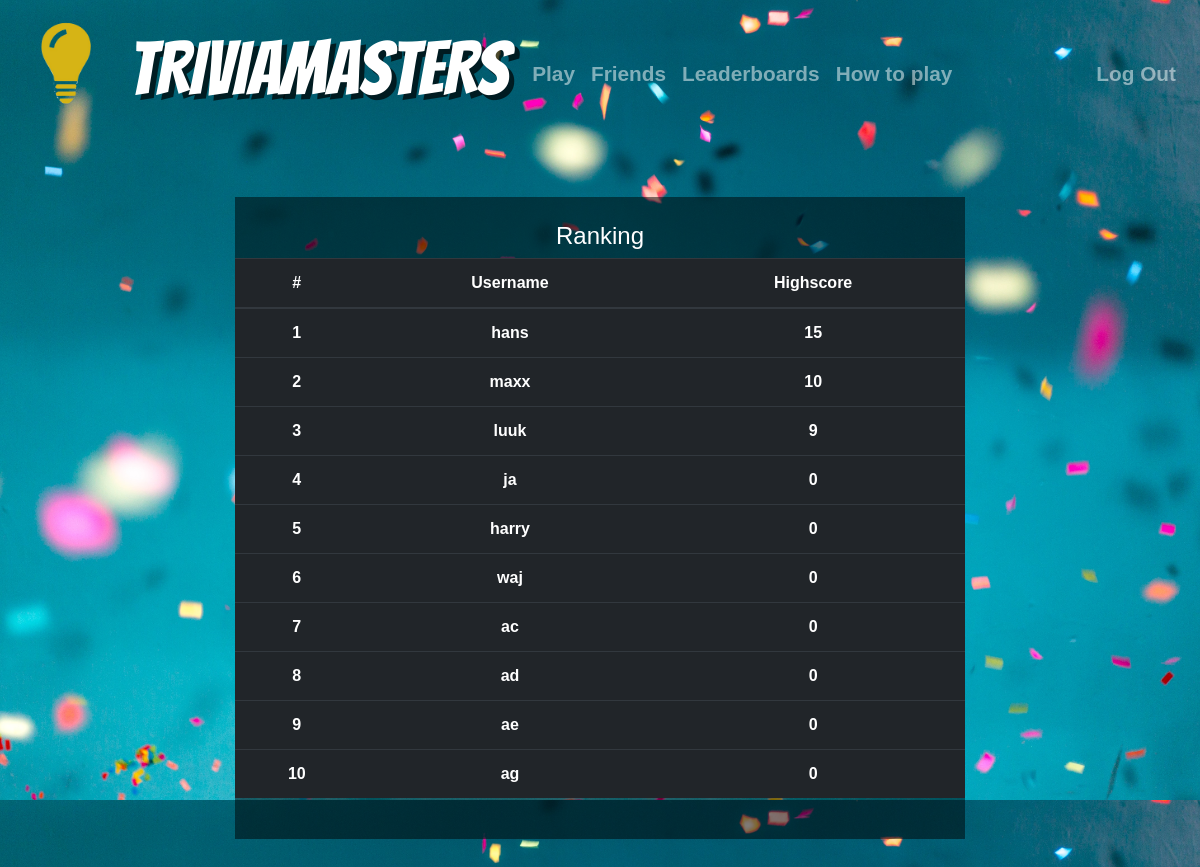
Page /leaderboards (signed in) on the committed database.
### tables this page shows
CREATE TABLE 'users' ('id' integer PRIMARY KEY NOT NULL, 'username' , 'hash' , 'highscore' );

### application.py (the view)
@app.route("/leaderboards", methods=["GET", "POST"])
@login_required
def leaderboards():
    if request.method == "POST":
        return render_template("leaderboards.html")
    else:
        hscores= db.execute("SELECT highscore, username FROM users")
        user_count = []
        for i in range(11):
            if i > 0:
                user_count.append(i)
        hscores = (sorted(hscores, key = lambda i: int(i['highscore']), reverse=True))[:10]
        ranking = zip(hscores,user_count)
        return render_template("leaderboards.html", ranking=ranking)

### application.py (called while the page is built)
@app.after_request
def after_request(response):
    response.headers["Cache-Control"] = "no-cache, no-store, must-revalidate"
    response.headers["Expires"] = 0
    response.headers["Pragma"] = "no-cache"
    return response

### helpers.py (called while the page is built)
def login_required(f):
    @wraps(f)
    def decorated_function(*args, **kwargs):
        if session.get("user_id") is None:
            return redirect("/login")
        return f(*args, **kwargs)
    return decorated_function

### templates/leaderboards.html (shortened to what this page needs)
{% extends "layout.html" %}
{% block main %}
<field>
<h4> Ranking</h4>
<table class="table table-dark">
  <thead>
    <tr>
      <th scope="col">#</th>
      <th scope="col">Username</th>
      <th scope="col">Highscore</th>
    </tr>
  </thead>
  <tbody>
    {% for score, count in ranking%}
    <tr>
      <th scope="row">{{ count }}</th>
      <td>{{ score.username}}</td>
      <td>{{ score.highscore}}</td>
    </tr>
    {% endfor %}
  </tbody>
</table>
</field>
{% endblock %}

### static/styles.css (style rules this page uses)
field { text-align: center; display: inline-block; background-color: rgba(0, 0, 0, .5); padding: 25px 0px; width: 70%; margin-top:10px; }
body { background-image: url("background.jpg"); background-size: 100%; background-color: #d3d3d3; font-family: "Arial"; color: white; font-weight: bolder; }

### rows in the picture
users: count "1", username "hans", highscore "15"
users: count "2", username "maxx", highscore "10"
users: count "3", username "luuk", highscore "9"
users: count "4", username "ja", highscore "0"
users: count "5", username "harry", highscore "0"
users: count "6", username "waj", highscore "0"
users: count "7", username "ac", highscore "0"
users: count "8", username "ad", highscore "0"
users: count "9", username "ae", highscore "0"
users: count "10", username "ag", highscore "0"
